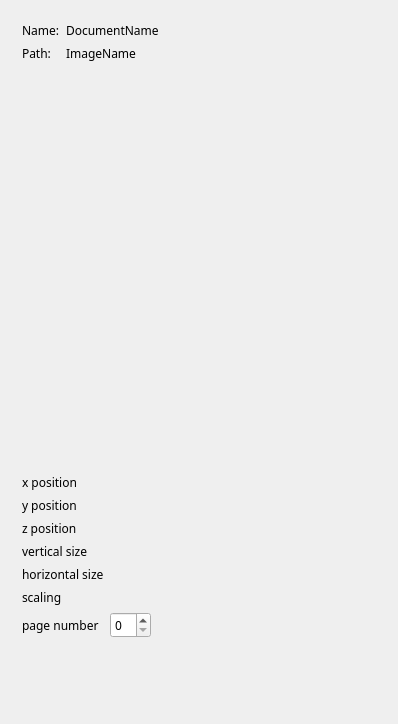
<ui version="4.0" >
 <comment>Python:from Utils import FloatInRangeControl
Python:from ChangeIndicatedLE import ChangeIndicatedLE</comment>
 <class>DocumentViewerBase</class>
 <widget class="QWidget" name="DocumentViewerBase" >
  <property name="geometry" >
   <rect>
    <x>0</x>
    <y>0</y>
    <width>398</width>
    <height>724</height>
   </rect>
  </property>
  <property name="font" >
   <font>
    <family>Droid Sans</family>
   </font>
  </property>
  <property name="windowTitle" >
   <string>Form1</string>
  </property>
  <layout class="QGridLayout" name="gridLayout_2" >
   <item row="0" column="0" colspan="2" >
    <widget class="QWidget" native="1" name="widget" >
     <property name="sizePolicy" >
      <sizepolicy vsizetype="Maximum" hsizetype="Preferred" >
       <horstretch>0</horstretch>
       <verstretch>0</verstretch>
      </sizepolicy>
     </property>
     <property name="minimumSize" >
      <size>
       <width>0</width>
       <height>60</height>
      </size>
     </property>
     <layout class="QGridLayout" name="gridLayout" >
      <item row="0" column="0" >
       <widget class="QLabel" name="textLabel1_5" >
        <property name="text" >
         <string>Name:</string>
        </property>
        <property name="wordWrap" >
         <bool>false</bool>
        </property>
       </widget>
      </item>
      <item row="0" column="1" >
       <widget class="QLabel" name="DocumentName" >
        <property name="sizePolicy" >
         <sizepolicy vsizetype="Maximum" hsizetype="Expanding" >
          <horstretch>0</horstretch>
          <verstretch>0</verstretch>
         </sizepolicy>
        </property>
        <property name="text" >
         <string>DocumentName</string>
        </property>
        <property name="wordWrap" >
         <bool>false</bool>
        </property>
       </widget>
      </item>
      <item row="1" column="0" >
       <widget class="QLabel" name="textLabel1_5_2" >
        <property name="text" >
         <string>Path:</string>
        </property>
        <property name="wordWrap" >
         <bool>false</bool>
        </property>
       </widget>
      </item>
      <item row="1" column="1" >
       <widget class="QLabel" name="ImageName" >
        <property name="sizePolicy" >
         <sizepolicy vsizetype="Maximum" hsizetype="Expanding" >
          <horstretch>0</horstretch>
          <verstretch>0</verstretch>
         </sizepolicy>
        </property>
        <property name="text" >
         <string>ImageName</string>
        </property>
        <property name="wordWrap" >
         <bool>false</bool>
        </property>
       </widget>
      </item>
     </layout>
    </widget>
   </item>
   <item rowspan="2" row="1" column="0" colspan="2" >
    <widget class="QLabel" name="document" >
     <property name="sizePolicy" >
      <sizepolicy vsizetype="Minimum" hsizetype="MinimumExpanding" >
       <horstretch>0</horstretch>
       <verstretch>0</verstretch>
      </sizepolicy>
     </property>
     <property name="scaledContents" >
      <bool>false</bool>
     </property>
     <property name="wordWrap" >
      <bool>false</bool>
     </property>
    </widget>
   </item>
   <item row="3" column="0" >
    <widget class="QWidget" native="1" name="widget_2" >
     <property name="sizePolicy" >
      <sizepolicy vsizetype="Maximum" hsizetype="Preferred" >
       <horstretch>0</horstretch>
       <verstretch>0</verstretch>
      </sizepolicy>
     </property>
     <property name="minimumSize" >
      <size>
       <width>0</width>
       <height>250</height>
      </size>
     </property>
     <layout class="QFormLayout" name="formLayout" >
      <item row="0" column="0" >
       <widget class="QLabel" name="textLabel1" >
        <property name="text" >
         <string>x position</string>
        </property>
        <property name="wordWrap" >
         <bool>false</bool>
        </property>
       </widget>
      </item>
      <item row="0" column="1" >
       <widget class="ChangeIndicatedLE" native="1" name="floatX" >
        <property name="sizePolicy" >
         <sizepolicy vsizetype="Preferred" hsizetype="Expanding" >
          <horstretch>0</horstretch>
          <verstretch>0</verstretch>
         </sizepolicy>
        </property>
       </widget>
      </item>
      <item row="1" column="0" >
       <widget class="QLabel" name="textLabel1_2" >
        <property name="text" >
         <string>y position</string>
        </property>
        <property name="wordWrap" >
         <bool>false</bool>
        </property>
       </widget>
      </item>
      <item row="1" column="1" >
       <widget class="ChangeIndicatedLE" native="1" name="floatY" >
        <property name="sizePolicy" >
         <sizepolicy vsizetype="Preferred" hsizetype="Expanding" >
          <horstretch>0</horstretch>
          <verstretch>0</verstretch>
         </sizepolicy>
        </property>
       </widget>
      </item>
      <item row="2" column="0" >
       <widget class="QLabel" name="textLabel1_3" >
        <property name="text" >
         <string>z position</string>
        </property>
        <property name="wordWrap" >
         <bool>false</bool>
        </property>
       </widget>
      </item>
      <item row="2" column="1" >
       <widget class="ChangeIndicatedLE" native="1" name="floatZ" >
        <property name="sizePolicy" >
         <sizepolicy vsizetype="Preferred" hsizetype="Expanding" >
          <horstretch>0</horstretch>
          <verstretch>0</verstretch>
         </sizepolicy>
        </property>
       </widget>
      </item>
      <item row="3" column="0" >
       <widget class="QLabel" name="textLabel1_6" >
        <property name="text" >
         <string>vertical size</string>
        </property>
        <property name="wordWrap" >
         <bool>false</bool>
        </property>
       </widget>
      </item>
      <item row="3" column="1" >
       <widget class="ChangeIndicatedLE" native="1" name="floatVsize" >
        <property name="sizePolicy" >
         <sizepolicy vsizetype="Preferred" hsizetype="Expanding" >
          <horstretch>0</horstretch>
          <verstretch>0</verstretch>
         </sizepolicy>
        </property>
       </widget>
      </item>
      <item row="4" column="0" >
       <widget class="QLabel" name="textLabel1_7" >
        <property name="text" >
         <string>horizontal size</string>
        </property>
        <property name="wordWrap" >
         <bool>false</bool>
        </property>
       </widget>
      </item>
      <item row="4" column="1" >
       <widget class="ChangeIndicatedLE" native="1" name="floatHsize" >
        <property name="sizePolicy" >
         <sizepolicy vsizetype="Preferred" hsizetype="Expanding" >
          <horstretch>0</horstretch>
          <verstretch>0</verstretch>
         </sizepolicy>
        </property>
       </widget>
      </item>
      <item row="5" column="0" >
       <widget class="QLabel" name="textLabel1_4" >
        <property name="text" >
         <string>scaling</string>
        </property>
        <property name="wordWrap" >
         <bool>false</bool>
        </property>
       </widget>
      </item>
      <item row="5" column="1" >
       <widget class="ChangeIndicatedLE" native="1" name="floatScaling" >
        <property name="sizePolicy" >
         <sizepolicy vsizetype="Preferred" hsizetype="Expanding" >
          <horstretch>0</horstretch>
          <verstretch>0</verstretch>
         </sizepolicy>
        </property>
       </widget>
      </item>
      <item row="6" column="0" >
       <widget class="QLabel" name="textLabel4" >
        <property name="text" >
         <string>page number</string>
        </property>
        <property name="wordWrap" >
         <bool>false</bool>
        </property>
       </widget>
      </item>
      <item row="6" column="1" >
       <widget class="QSpinBox" name="spinBoxPage" >
        <property name="sizePolicy" >
         <sizepolicy vsizetype="Minimum" hsizetype="Fixed" >
          <horstretch>0</horstretch>
          <verstretch>0</verstretch>
         </sizepolicy>
        </property>
       </widget>
      </item>
      <item row="7" column="1" >
       <widget class="QToolButton" name="ChangeButton" >
        <property name="maximumSize" >
         <size>
          <width>25</width>
          <height>25</height>
         </size>
        </property>
        <property name="toolTip" >
         <string>Change Document</string>
        </property>
        <property name="text" >
         <string/>
        </property>
        <property name="icon" >
         <iconset resource="images/StaticImages.qrc" >
          <normaloff>:/button_document_change.png</normaloff>:/button_document_change.png</iconset>
        </property>
        <property name="autoRaise" >
         <bool>true</bool>
        </property>
       </widget>
      </item>
     </layout>
    </widget>
   </item>
  </layout>
 </widget>
 <layoutdefault spacing="6" margin="11" />
 <customwidgets>
  <customwidget>
   <class>ChangeIndicatedLE</class>
   <extends>QWidget</extends>
   <header location="global" >ChangeIndicatedLE</header>
  </customwidget>
 </customwidgets>
 <includes>
  <include location="local" >changeindicatedle.h</include>
  <include location="local" >changeindicatedle.h</include>
  <include location="local" >changeindicatedle.h</include>
  <include location="local" >changeindicatedle.h</include>
 </includes>
 <resources>
  <include location="images/StaticImages.qrc" />
 </resources>
 <connections/>
</ui>
